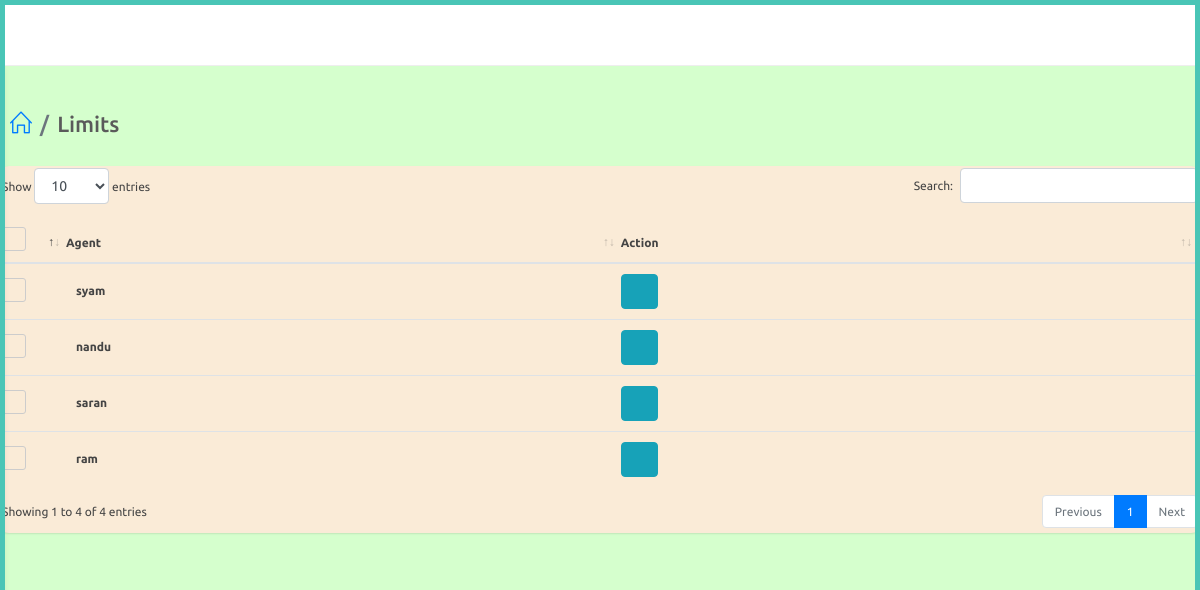
The app's page /adminapp/view-limit (signed in) with its own data.
### adminapp/models.py (models this page shows, shortened)
class Limit(models.Model):
    agent = models.ForeignKey(Agent,on_delete=models.CASCADE,null=True)
    daily_limit = models.FloatField()
    checked_times = models.ManyToManyField(PlayTime)

### website/models.py (models this page shows, shortened)
class Agent(models.Model):
    user = models.OneToOneField(User,on_delete=models.CASCADE,related_name="agent")
    agent_name = models.CharField(max_length=100,null=True)
    phone_number = models.CharField(max_length=100,null=True)

class User(AbstractUser):
    is_agent = models.BooleanField("is agent", default=False)
    is_dealer = models.BooleanField("is dealer", default=False)

### adminapp/views.py (the view)
# urls.py: path('view-limit',views.view_limits,name="view_limits"),
@login_required
@admin_required
def view_limits(request):
    limits = Limit.objects.filter().all()
    context = {
        'limits' : limits
    }
    return render(request,'adminapp/view_limits.html',context)

### templates/adminapp/view_limits.html (shortened to what this page needs)
{% extends 'adminapp/partials/base.html' %}
{% load static %}
{% block content %}
<div id="main-content">
    <div class="container-fluid">
        <div class="block-header">
            <div class="row">
                <div class="col-lg-5 col-md-8 col-sm-12">
                    <h2><a href="javascript:void(0);" class="btn btn-xs btn-link btn-toggle-fullwidth"></a>
                        <ul class="breadcrumb">
                            <li class="breadcrumb-item"><a href="{% url 'adminapp:index' %}"><i
                                        class="icon-home"></i></a></li>
                            <li class="breadcrumb-item">Limits</li>
                        </ul>
                    </h2>
                </div>
            </div>
        </div>
        <div class="row clearfix" style="padding-left: 0px;padding-right: 0px;">
            <div class="col-lg-12" style="padding-left: 0px;padding-right: 0px;">
                <div class="card" style="background-color:antiquewhite;padding-left: 0px;padding-right: 0px;">
                    <div class="body">
                        <div class="table-responsive" style="padding-left: 0px;padding-right: 0px;">
                            <table class="table table-hover js-basic-example dataTable table-custom m-b-0 c_list">
                                <thead>
                                    <tr>
                                        <th>
                                            <label class="fancy-checkbox">
                                                <span></span>
                                            </label>
                                        </th>
                                        <th>Agent</th>
                                        <th>Action</th>
                                    </tr>
                                </thead>
                                <tbody>
                                    {% for limit in limits %}
                                    <tr>
                                        <td style="width: 50px;">
                                            <label class="fancy-checkbox">
                                                <span></span>
                                            </label>
                                        </td>
                                        <td>
                                            <p class="c_name">{{limit.agent.user}}</p>
                                        </td>
                                        <td>
                                            <a href="{% url 'adminapp:edit_limit' limit.id %}" class="btn btn-info"
                                                title="Edit">
                                                <i class="fa fa-edit"></i>
                                            </a>
                                        </td>
                                    </tr>
                                    {% endfor %}
                                </tbody>
                            </table>
                        </div>
                    </div>
                </div>
            </div>
        </div>
    </div>
</div>
{% endblock %}

### static/css/color_skins.css (style rules this page uses)
.theme-cyan:before, .theme-cyan:after { background: #49c5b6 }

### records on screen
Limit: agent.user "syam"
Limit: agent.user "nandu"
Limit: agent.user "saran"
Limit: agent.user "ram"
